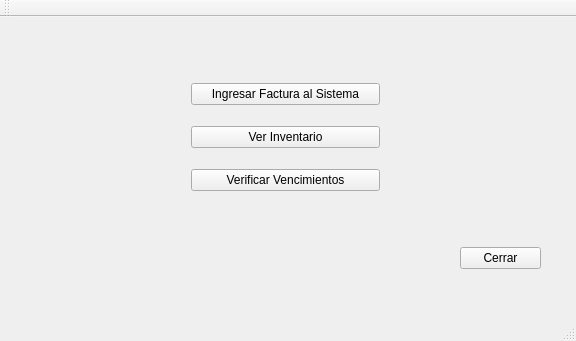
<?xml version="1.0" encoding="UTF-8"?>
<ui version="4.0">
 <class>MainWindow</class>
 <widget class="QMainWindow" name="MainWindow">
  <property name="geometry">
   <rect>
    <x>0</x>
    <y>0</y>
    <width>576</width>
    <height>341</height>
   </rect>
  </property>
  <property name="windowTitle">
   <string>MainWindow</string>
  </property>
  <widget class="QWidget" name="centralWidget">
   <widget class="QPushButton" name="l0_boton_cerrar">
    <property name="geometry">
     <rect>
      <x>460</x>
      <y>230</y>
      <width>81</width>
      <height>22</height>
     </rect>
    </property>
    <property name="text">
     <string>Cerrar</string>
    </property>
   </widget>
   <widget class="QWidget" name="verticalLayoutWidget">
    <property name="geometry">
     <rect>
      <x>180</x>
      <y>40</y>
      <width>211</width>
      <height>161</height>
     </rect>
    </property>
    <layout class="QVBoxLayout" name="verticalLayout">
     <item>
      <widget class="QPushButton" name="l0_boton_ingresarFactura">
       <property name="text">
        <string>Ingresar Factura al Sistema</string>
       </property>
      </widget>
     </item>
     <item>
      <widget class="QPushButton" name="l0_boton_verInventario">
       <property name="text">
        <string>Ver Inventario</string>
       </property>
      </widget>
     </item>
     <item>
      <widget class="QPushButton" name="boton_vencimientos">
       <property name="text">
        <string>Verificar Vencimientos</string>
       </property>
      </widget>
     </item>
    </layout>
   </widget>
  </widget>
  <widget class="QMenuBar" name="menuBar">
   <property name="geometry">
    <rect>
     <x>0</x>
     <y>0</y>
     <width>576</width>
     <height>28</height>
    </rect>
   </property>
  </widget>
  <widget class="QToolBar" name="mainToolBar">
   <attribute name="toolBarArea">
    <enum>TopToolBarArea</enum>
   </attribute>
   <attribute name="toolBarBreak">
    <bool>false</bool>
   </attribute>
  </widget>
  <widget class="QStatusBar" name="statusBar"/>
 </widget>
 <layoutdefault spacing="6" margin="11"/>
 <resources/>
 <connections>
  <connection>
   <sender>l0_boton_cerrar</sender>
   <signal>clicked()</signal>
   <receiver>MainWindow</receiver>
   <slot>close()</slot>
   <hints>
    <hint type="sourcelabel">
     <x>512</x>
     <y>274</y>
    </hint>
    <hint type="destinationlabel">
     <x>542</x>
     <y>214</y>
    </hint>
   </hints>
  </connection>
 </connections>
</ui>
